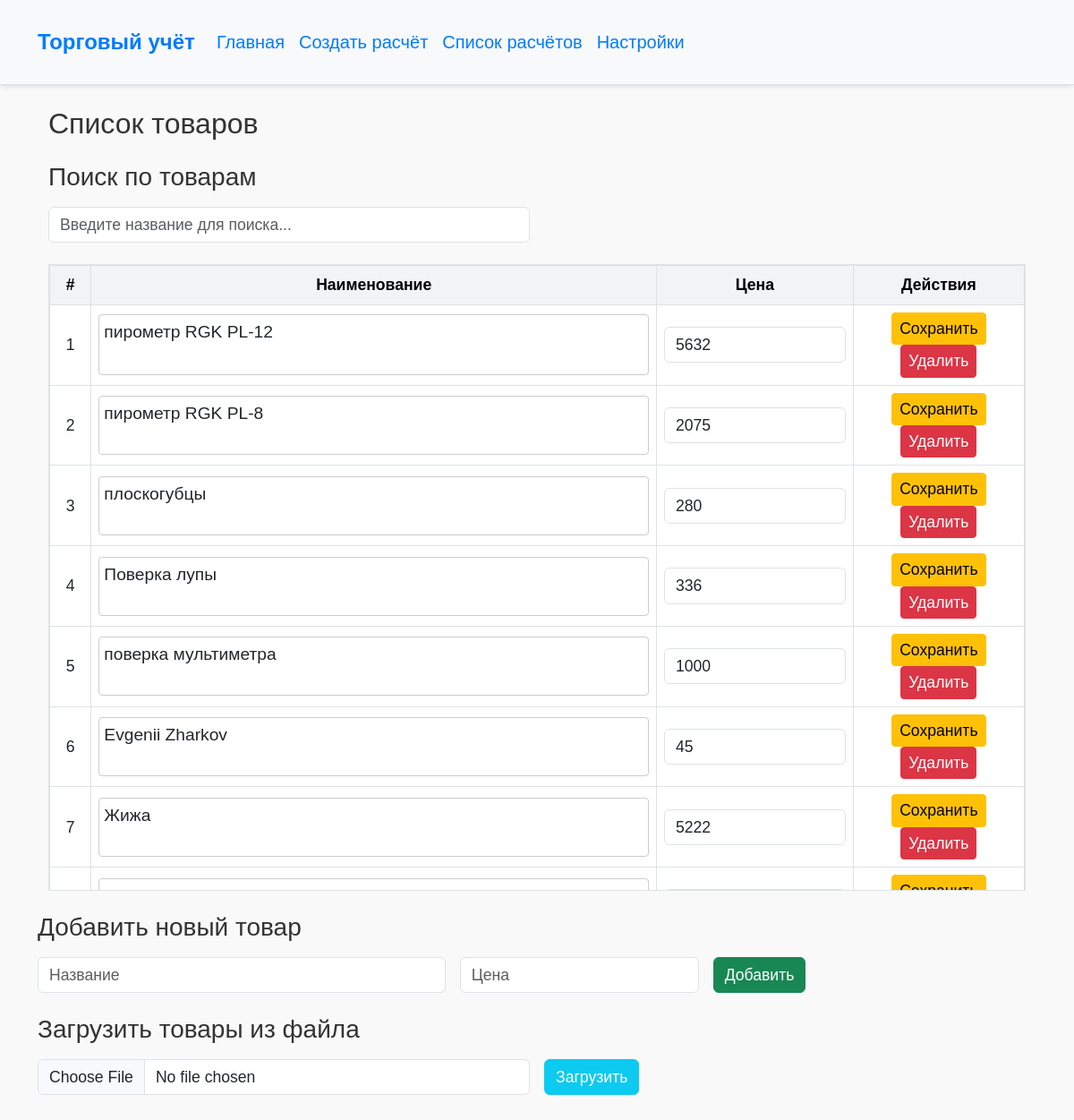
The page / on the database its author committed.
### trades/models.py (models this page shows, shortened)
class Item(models.Model):
    name = models.CharField(max_length=255, unique=True)
    price = models.DecimalField(max_digits=10, decimal_places=2)

class UserSettings(models.Model):
    decimal_places_price = models.PositiveIntegerField(default=2, verbose_name="Знаков после запятой для цены")
    decimal_places_percentage = models.PositiveIntegerField(default=2, verbose_name="Знаков после запятой для наценки")
    price_step = models.DecimalField(max_digits=5, decimal_places=2, default=0.01, verbose_name="Шаг изменения цены")
    markup_step = models.PositiveIntegerField(default=2, verbose_name="Знаков после запятой для наценки")

### trades/views.py (the view, shortened to what this page needs)
# urls.py: path('', views.item_list, name='item_list'),
def item_list(request):
    items = Item.objects.all()
    settings, _ = UserSettings.objects.get_or_create(id=1)
    return render(request, "trades/item_list.html", {
        "items": items,
        "user_settings": settings,
    })

### trades/templates/trades/item_list.html (shortened to what this page needs)
{% extends 'base.html' %}
{% block content %}
    <div class="container my-4">
        <h2 class="mb-4">Список товаров</h2>
        <h3 class="mb-3">Поиск по товарам</h3>
        <form method="get" class="mb-4">
            <div class="row g-3 align-items-center">
                <div class="col-md-6">
                    <input type="text" id="search-input" class="form-control"
                           placeholder="Введите название для поиска...">
                </div>
            </div>
        </form>
        <form method="post">
            <table class="table table-bordered table-hover" id="item-table">
                <thead class="table-light">
                <tr>
                    <th>#</th>
                    <th>Наименование</th>
                    <th>Цена</th>
                    <th>Действия</th>
                </tr>
                </thead>
                <tbody>
                {% for item in items %}
                    <tr id="item-{{ item.id }}">
                        <td>{{ forloop.counter }}</td>
                        <td class="table-name-cell">
                            <textarea class="form-control auto-expand"
                            name="name_{{ item.id }}">{{ item.name }}</textarea>
                        </td>
                        <td>
                            <input type="number" class="form-control" name="price_{{ item.id }}"
                                   value="{{ item.price|floatformat:user_settings.decimal_places_price }}"
                                   step="{{ user_settings.price_step|default:0.01 }}" min="0">
                        </td>
                        <td>
                            <button type="submit" name="edit_item" value="{{ item.id }}" class="btn btn-warning btn-sm">
                                Сохранить
                            </button>
                            <button type="submit" name="delete_item" value="{{ item.id }}"
                                    class="btn btn-danger btn-sm">
                                Удалить
                            </button>
                        </td>
                    </tr>
                {% endfor %}
                </tbody>
            </table>
        </form>
    </div>
    <h3 class="mb-3">Добавить новый товар</h3>
    <form method="post" class="mb-4">
        <div class="row g-3 align-items-center">
            <div class="col-md-5">
                <input type="text" name="name" class="form-control" placeholder="Название" required>
            </div>
            <div class="col-md-3">
                <input type="number" name="price" class="form-control" placeholder="Цена"
                       step="{{ user_settings.price_step|default:0.01 }}" required>
            </div>
            <div class="col-md-2">
                <button type="submit" name="add_item" class="btn btn-success">Добавить</button>
            </div>
        </div>
    </form>
    <h3 class="mb-3">Загрузить товары из файла</h3>
    <form method="post" enctype="multipart/form-data" class="mb-4">
        <div class="row g-3 align-items-center">
            <div class="col-md-6">
                <input type="file" name="file" accept=".xlsx, .xls" class="form-control">
            </div>
            <div class="col-md-2">
                <button type="submit" name="upload_file" class="btn btn-info text-white">Загрузить</button>
            </div>
        </div>
    </form>
{% endblock %}

### trades/static/css/styles.css (style rules this page uses)
body { font-family: 'Arial', sans-serif; background-color: #f9f9f9; color: #333; }
.table { background-color: #ffffff; border: 1px solid #dee2e6; }
.table th, .table td { font-size: 1.1rem; text-align: center; vertical-align: middle; }
.table th { background-color: #f1f3f5; font-weight: bold; }
.btn { font-size: 1.1rem; }
input.form-control { font-size: 1.1rem; }
.table-name-cell { white-space: normal; word-wrap: break-word; max-width: 300px; }
#item-table { display: block; max-height: 700px; overflow-y: auto; width: 100%; }
.table-name-cell { width: 58%; white-space: normal; word-wrap: break-word; overflow-wrap: break-word; }
.table-name-cell textarea { width: 100%; min-height: 30px; height: 100%; border: 1px solid #ccc; box-sizing: border-box; padding: 5px; resize: none; overflow: hidden; display: block; align-items: center; }
.table-name-cell textarea { font-family: inherit; font-size: 1.2rem; color: #212529; background-color: #fff; border: 1px solid #ccc; border-radius: 4px; padding: 5px; resize: none; overflow: hidden; display: block; width: 100%; height: 100%; min-height: 35px; line-height: 1.5; }

### rows shown on the page
Item: id "пирометр RGK PL-12", price "5632"
Item: id "пирометр RGK PL-8", price "2075"
Item: id "плоскогубцы", price "280"
Item: id "Поверка лупы", price "336"
Item: id "поверка мультиметра", price "1000"
Item: id "Evgenii Zharkov", price "45"
Item: id "Жижа", price "5222"
Item: id "авторучка", price "50"
